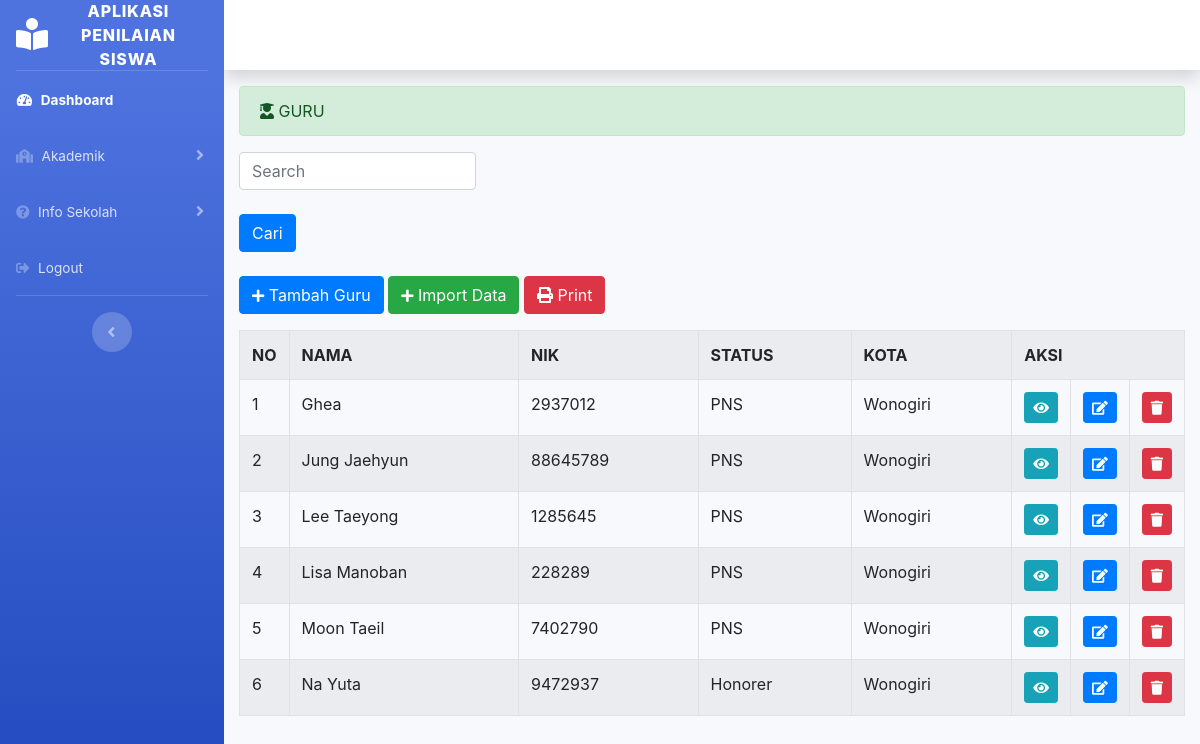
/index.php/guru, run on the app's committed database.
### tables this page shows
CREATE TABLE `guru` (
  `nama_guru` varchar(255) DEFAULT NULL,
  `nik` varchar(11) NOT NULL,
  `jalan` varchar(255) NOT NULL,
  `kecamatan` varchar(50) NOT NULL,
  `kota` varchar(50) NOT NULL,
  `provinsi` varchar(50) NOT NULL,
  `tempat_lahir` varchar(50) NOT NULL,
  `tanggal_lahir` date NOT NULL,
  `jenis_kelamin` varchar(255) DEFAULT NULL,
  `agama` varchar(255) NOT NULL,
  `no_hp` varchar(15) DEFAULT NULL,
  `status` varchar(255) NOT NULL,
  `poto` varchar(255) DEFAULT NULL,
  `admin_id` int(11) DEFAULT NULL
);

### application/controllers/Guru.php (called while the page is built, shortened)
<?php
class Guru extends CI_Controller{
  public function __construct(){
    $this->load->helper(array('url','download'));
  }
  public function index(){
    $data['guru'] = $this->guru_model->tampil_data();
    $this->load->view('templates_administrator/header');
    $this->load->view('templates_administrator/sidebar');
    $this->load->view('administrator/guru',$data);
    $this->load->view('templates_administrator/footer');
  }
}

### index.php (called while the page is built, shortened)
<?php
require_once BASEPATH.'core/CodeIgniter.php';

### application/models/Guru_model.php (called while the page is built, shortened)
<?php
class Guru_model extends CI_Model{
	public function tampil_data(){
		$query = $this->db->query("SELECT * FROM guru ORDER BY nama_guru ASC");
		return $query->result();
	}
}

### application/views/administrator/guru.php (the view, shortened to what this page needs)
<div class="container-fluid">
  <div class="alert alert-success" role="alert">
    <i class="fas fa-user-graduate"></i> GURU
  </div>
  <div class="navbar-form navbar-search">
    <?php echo form_open('Guru/search') ?>
    <input type="text" name="keyword" class="form-control" placeholder="Search" style="width: 25%"><br>
    <button type="submit" class="btn btn-primary">Cari</button>
    <?php echo form_close() ?><br>
  </div>
  <?php echo anchor('Guru/tambah_guru','<button class="btn btn-primary mb-3"><i class="fas fa-plus fa-sm"></i>  Tambah Guru</button>') ?>
  <?php echo anchor('Guru/form','<button class="btn btn-success mb-3"><i class="fas fa-plus fa-sm"></i>  Import Data</button>') ?>
  <a class="btn btn-danger mb-3" href=" <?php echo base_url('Guru/print') ?>"> <i class="fa fa-print"></i> Print</a>
  <table class="table table-striped table-hover table-bordered">
    <tr>
      <th>NO</th>
      <th>NAMA</th>
      <th>NIK</th>
      <th>STATUS</th>
      <th>KOTA</th>
      <th colspan="3">AKSI</th>
    </tr>
    <?php
    $no=1;
    foreach ($guru as $gr) : ?>
      <tr>
        <td width="20px"><?php echo $no++ ?></td>
        <td><?php echo $gr->nama_guru ?></td>
        <td><?php echo $gr->nik ?></td>
        <td><?php echo $gr->status ?></td>
        <td><?php echo $gr->kota ?></td>
        <td width="20px"><?php echo anchor('Guru/detail/'.$gr->nik,'<div class="btn btn-sm btn-info"><i class="fa fa-eye"></i></div>') ?></td>
        <td width="20px"><?php echo anchor('Guru/update/'.$gr->nik,'<div class="btn btn-sm btn-primary"><i class="fa fa-edit"></i></div>') ?></td>
        <td width="20px"><?php echo anchor('Guru/delete/'.$gr->nik,'<div class="btn btn-sm btn-danger"><i class="fa fa-trash"></i></div>') ?></td>
      </tr>
    <?php endforeach; ?>
  </table>
</div>

### application/views/templates_administrator/header.php (shortened to what this page needs)
<!DOCTYPE html>
<html lang="en">
<head>
  <link href="<?php echo base_url('assets/vendor/fontawesome-free/css/all.min.css') ?>" rel="stylesheet" type="text/css">
  <link href="<?php echo base_url('assets/css/sb-admin-2.min.css') ?>" rel="stylesheet">
</head>

### application/views/templates_administrator/sidebar.php (shortened to what this page needs)
<body id="page-top">
  <div id="wrapper">
    <link rel="stylesheet" href="https://stackpath.bootstrapcdn.com/bootstrap/4.3.1/css/bootstrap.min.css">
    <ul class="navbar-nav bg-gradient-primary sidebar sidebar-dark accordion" id="accordionSidebar">
      <a class="sidebar-brand d-flex align-items-center justify-content-center" href="<?php echo base_url('Home') ?>">
        <div class="sidebar-brand-icon">
          <i class="fas fa-book-reader"></i>
        </div>
        <div class="sidebar-brand-text mx-3">APLIKASI PENILAIAN SISWA</div>
      </a>
      <hr class="sidebar-divider my-0">
      <li class="nav-item active">
        <a class="nav-link" href="<?php echo base_url('Home') ?>">
          <i class="fas fa-fw fa-tachometer-alt"></i>
          <span>Dashboard</span></a>
      </li>
      <li class="nav-item">
        <a class="nav-link collapsed" href="#" data-toggle="collapse" data-target="#collapseTwo" aria-expanded="true" aria-controls="collapseTwo">
          <i class="fas fa-school"></i>
          <span>Akademik</span>
        </a>
      </li>
      <li class="nav-item">
        <a class="nav-link collapsed" href="#" data-toggle="collapse" data-target="#collapsePages" aria-expanded="true" aria-controls="collapsePages">
          <i class="fas fa-question-circle"></i>
          <span>Info Sekolah</span>
        </a>
      </li>
      <li class="nav-item">
        <a class="nav-link" href="<?php echo base_url('Auth/logout') ?>">
          <i class="fas fa-sign-out-alt"></i>
          <span>Logout</span></a>
      </li>
      <hr class="sidebar-divider d-none d-md-block">
      <div class="text-center d-none d-md-inline">
        <button class="rounded-circle border-0" id="sidebarToggle"></button>
      </div>
    </ul>
    <div id="content-wrapper" class="d-flex flex-column">
      <div id="content">
        <nav class="navbar navbar-expand navbar-light bg-white topbar mb-3 static-top shadow">
        </nav>

### application/views/templates_administrator/footer.php (shortened to what this page needs)
  <link rel="stylesheet" href="https://stackpath.bootstrapcdn.com/bootstrap/4.3.1/css/bootstrap.min.css">
</body>
</html>

### data on the page
guru: nama_guru "Ghea", nik "2937012", status "PNS", kota "Wonogiri"
guru: nama_guru "Jung Jaehyun", nik "88645789", status "PNS", kota "Wonogiri"
guru: nama_guru "Lee Taeyong", nik "1285645", status "PNS", kota "Wonogiri"
guru: nama_guru "Lisa Manoban", nik "228289", status "PNS", kota "Wonogiri"
guru: nama_guru "Moon Taeil", nik "7402790", status "PNS", kota "Wonogiri"
guru: nama_guru "Na Yuta", nik "9472937", status "Honorer", kota "Wonogiri"
